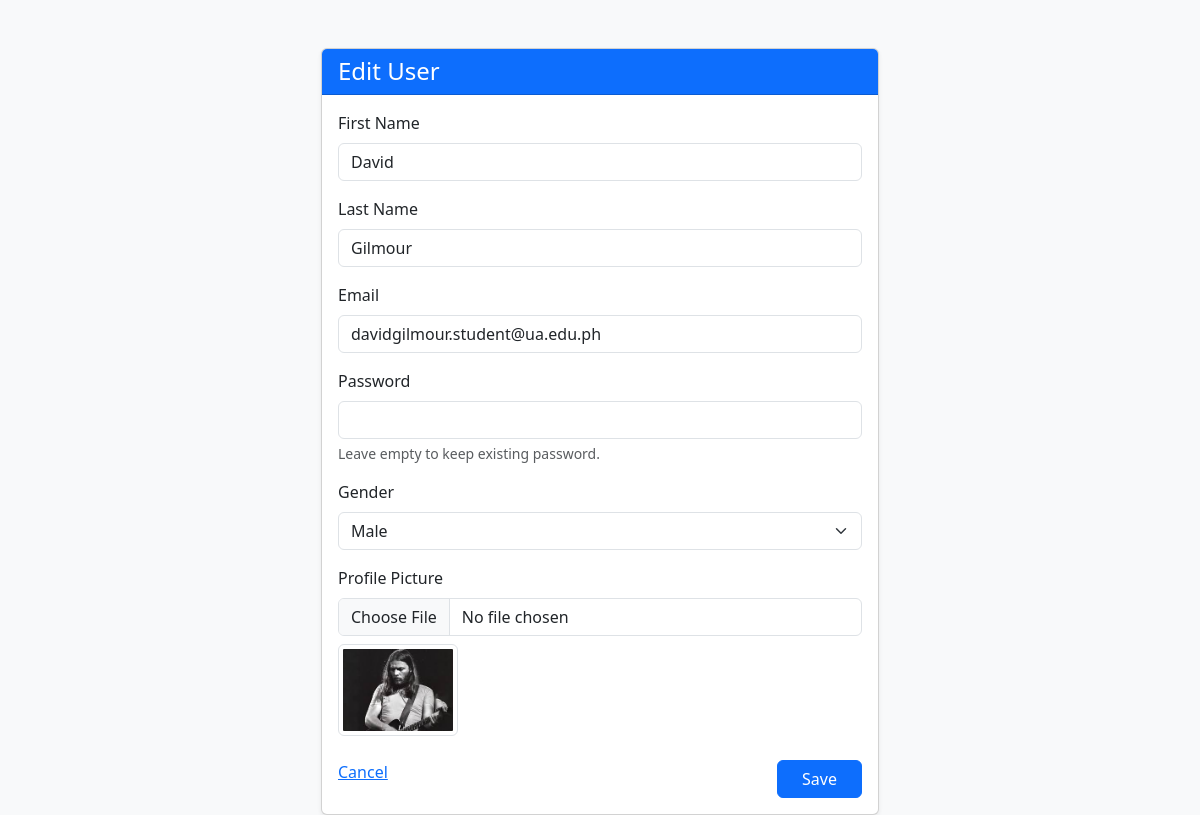
Screenshot of /update/2/ (signed in) with the database file from the repository.
### myapp/models.py (models this page shows, shortened)
class UserRegistration(models.Model):
    first_name = models.CharField(max_length=100)
    last_name = models.CharField(max_length=100)
    email = models.EmailField(max_length=250)
    password = models.CharField(max_length=150)
    date_registered = models.DateTimeField(auto_now_add=True)
    gender = models.CharField(max_length=16)
    profile_picture = models.ImageField(
        upload_to='profile_pictures/',
        blank=True,
        null=True
    )

### myapp/views.py (the view, shortened to what this page needs)
# urls.py: path('update/<int:id>/', views.user_update_view, name='user_update'),
def user_update_view(request, id):
    if 'user_id' not in request.session:
        return redirect('login')
    user = get_object_or_404(UserRegistration, id=id)
    return render(request, 'myapp/user_form.html', {'user': user, 'title': 'Edit User'})

### myapp/templates/myapp/user_form.html (shortened to what this page needs)
<!doctype html>
<html>
<head>
    <link href="https://cdn.jsdelivr.net/npm/bootstrap@5.3.2/dist/css/bootstrap.min.css" rel="stylesheet">
</head>
<body class="bg-light">
<div class="container mt-5">
    <div class="col-md-6 offset-md-3">
        <div class="card shadow-sm">
            <div class="card-header bg-primary text-white">
                <h4 class="mb-0">{{ title }}</h4>
            </div>
            <div class="card-body">
                <form method="post" enctype="multipart/form-data">
                    <div class="mb-3">
                        <label class="form-label">First Name</label>
                        <input type="text" name="first_name" class="form-control"
                               value="{% if user %}{{ user.first_name }}{% endif %}" required>
                    </div>
                    <div class="mb-3">
                        <label class="form-label">Last Name</label>
                        <input type="text" name="last_name" class="form-control"
                               value="{% if user %}{{ user.last_name }}{% endif %}" required>
                    </div>
                    <div class="mb-3">
                        <label class="form-label">Email</label>
                        <input type="email" name="email" class="form-control"
                               value="{% if user %}{{ user.email }}{% endif %}" required>
                    </div>
                    <div class="mb-3">
                        <label class="form-label">Password</label>
                        <input type="password" name="password" class="form-control"
                               {% if title == 'Add User' %}required{% endif %}>
                        <div class="form-text">
                            {% if title == "Edit User" %}
                                Leave empty to keep existing password.
                            {% endif %}
                        </div>
                    </div>
                    <div class="mb-3">
                        <label class="form-label">Gender</label>
                        <select name="gender" class="form-select">
                            <option value="Male" {% if user and user.gender == "Male" %}selected{% endif %}>Male</option>
                        </select>
                    </div>
                    <div class="mb-3">
                        <label class="form-label">Profile Picture</label>
                        <input type="file" name="profile_picture" class="form-control">
                        {% if user and user.profile_picture %}
                            <img src="{{ user.profile_picture.url }}" class="img-thumbnail mt-2" width="120">
                        {% endif %}
                    </div>
                    <div class="d-flex justify-content-between mt-4">
                        <a href="{% url 'user_list' %} class="btn btn-secondary">Cancel</a>
                        <button type="submit" class="btn btn-primary px-4">Save</button>
                    </div>
                </form>
            </div>
        </div>
    </div>
</div>
</body>
</html>

### rows the page displays
UserRegistration: first_name "David", last_name "Gilmour", email "davidgilmour.student@ua.edu.ph", gender "Male", profile_picture (picture)

### other values shown
{{ title }} "Edit User"
